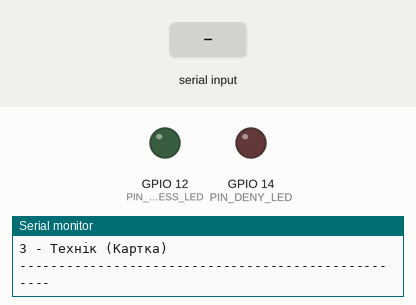
This sketch was run on a simulated ESP32. On the bench: output pins drawn as LEDs (lit = HIGH), the last lines printed to the serial monitor. Dashed ring = blinking. The test bench sets the inputs (shaded band).

Above: at 1.2 s.
1.3 s: "1\n" received over Serial
At 2.9 s:
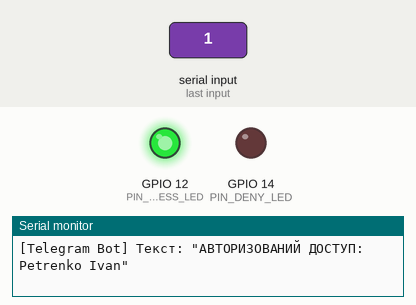
3.7 s: "2\n" received over Serial
6.7 s: "3\n" received over Serial
At 6.7 s:
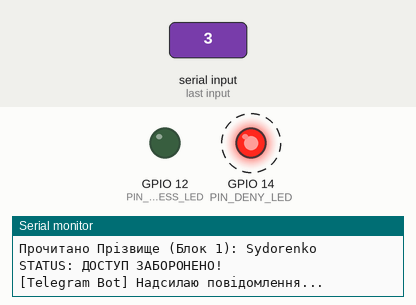
Timing chart, 0 to 12.1 s (numbered marks = the images above; inputs shaded):
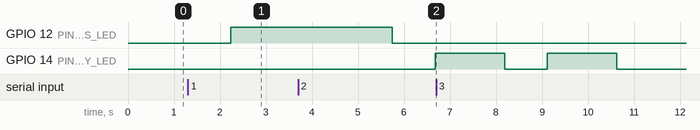

The sketch:

sketch.ino
```cpp
#include <WiFi.h>

#define PIN_ACCESS_LED 12
#define PIN_DENY_LED   14

struct RFIDTag {
  String uid;
  String role;
  String surname;
  String name;
};

RFIDTag chief = {"DE AD BE EF", "Головний Інженер", "Petrenko", "Ivan"};
RFIDTag eng   = {"CA FE BA BE", "Інженер", "Sydorenko", "Oleg"};
RFIDTag tech  = {"12 34 56 78", "Технік", "Kovalenko", "Anna"};

void setup() {
  Serial.begin(115200);
  pinMode(PIN_ACCESS_LED, OUTPUT);
  pinMode(PIN_DENY_LED, OUTPUT);

  Serial.println("--- СИСТЕМА КОНТРОЛЮ ДОСТУПУ RFID (ЕМУЛЯЦІЯ) ---");
  Serial.println("Система готова.");
  Serial.println("Натисніть '1', '2' або '3' у Serial Monitor для імітації прикладання картки:");
  Serial.println("1 - Головний інженер (Синій)");
  Serial.println("2 - Інженер (Жовтий)");
  Serial.println("3 - Технік (Картка)");
  Serial.println("---------------------------------------------------");
}

void loop() {
  if (Serial.available()) {
    char key = Serial.read();

    if (key == '\n' || key == '\r' || key == ' ') return;

    RFIDTag currentCard;
    bool cardPresent = false;
    if (key == '1') { currentCard = chief; cardPresent = true; }
    else if (key == '2') { currentCard = eng; cardPresent = true; }
    else if (key == '3') { currentCard = tech; cardPresent = true; }
    else { Serial.println("Невідома картка"); return; }

    if (cardPresent) {
      processCard(currentCard);
    }
  }
}

void processCard(RFIDTag card) {
  Serial.println("\n[RFID] Картку виявлено!");
  Serial.print("[RFID] UID мітки: ");
  Serial.println(card.uid);
  Serial.println("\n--- ЗАПИС ДАНИХ У СЕКТОРИ ---");
  Serial.print("Запис прізвища '" + card.surname + "' у Блок 1... ");
  delay(200);
  Serial.println("ОК (Запис вдало завершений)");
  Serial.print("Запис імені '" + card.name + "' у Блок 4... ");
  delay(200);
  Serial.println("ОК (Запис вдало завершений)");
  Serial.println("Заберіть мітку (віртуально)...");
  delay(500);
  Serial.println("\n--- ПЕРЕВІРКА ДОСТУПУ ---");
  Serial.println("Зчитування даних з картки...");
  Serial.print("Прочитано Ім'я (Блок 4): "); Serial.println(card.name);
  Serial.print("Прочитано Прізвище (Блок 1): "); Serial.println(card.surname);

  if (card.role == "Головний Інженер") {
    grantAccess(card);
  } else {
    denyAccess(card);
  }
}

void grantAccess(RFIDTag card) {
  Serial.println("\nSTATUS: ДОСТУП ДОЗВОЛЕНО!");
  digitalWrite(PIN_ACCESS_LED, HIGH);
  sendTelegramMessage("АВТОРИЗОВАНИЙ ДОСТУП: " + card.surname + " " + card.name);
  delay(3000);
  digitalWrite(PIN_ACCESS_LED, LOW);
}

void denyAccess(RFIDTag card) {
  Serial.println("\nSTATUS: ДОСТУП ЗАБОРОНЕНО!");
  digitalWrite(PIN_DENY_LED, HIGH);
  sendTelegramMessage("НЕАВТОРИЗОВАНИЙ ДОСТУП (УВАГА!): " + card.surname + " " + card.name);
  delay(1000);
  digitalWrite(PIN_DENY_LED, LOW);
}

void sendTelegramMessage(String msg) {
  Serial.print("[Telegram Bot] Надсилаю повідомлення... ");
  delay(500);
  Serial.println("ВІДПРАВЛЕНО!");
  Serial.print("[Telegram Bot] Текст: \"");
  Serial.print(msg);
  Serial.println("\"");
}
```

Measured:
- after the input at 1.3 s, GPIO 12 (PIN_ACCESS_LED): LOW → HIGH after 0.93 s
- after the input at 3.7 s, GPIO 14 (PIN_DENY_LED): LOW → HIGH after 3.0 s
